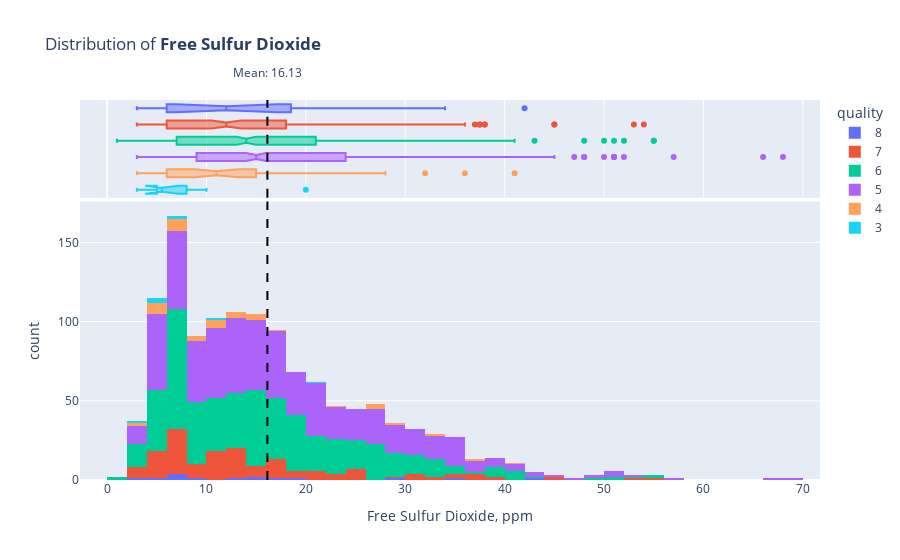

Notebook code cell kept with this figure:
### Markdown cell above
#### 2.3.6. Free Sulfur Dioxide

### Code cell
overview_plot(df_train, "free sulfur dioxide", "ppm")

### Figure 1 — Plotly figure (JSON) as saved in the notebook; plotly's stock layout.template omitted (floating-point values rounded to 4 significant figures; data arrays with more than 128 entries replaced by an {"elided": "..."} marker saying what was removed)
{"data": [{"alignmentgroup": "True", "bingroup": "x", "histfunc": "count", "hovertemplate": "quality=8<br>Free Sulfur Dioxide, ppm=%{x}<br>count=%{y}<extra></extra>", "legendgroup": "8", "marker": {"color": "#636efa", "pattern": {"shape": ""}}, "name": "8", "offsetgroup": "8", "orientation": "v", "showlegend": true, "type": "histogram", "x": [12, 15, 34, 3, 7, 19, 8, 6, 42, 28, 17, 5, 15, 6, 6], "xaxis": "x", "y": [8, 8, 8, 8, 8, 8, 8, 8, 8, 8, 8, 8, 8, 8, 8], "yaxis": "y"}, {"alignmentgroup": "True", "hovertemplate": "quality=8<br>Free Sulfur Dioxide, ppm=%{x}<extra></extra>", "legendgroup": "8", "marker": {"color": "#636efa"}, "name": "8", "notched": true, "offsetgroup": "8", "showlegend": false, "type": "box", "x": [12, 15, 34, 3, 7, 19, 8, 6, 42, 28, 17, 5, 15, 6, 6], "xaxis": "x2", "yaxis": "y2"}, {"alignmentgroup": "True", "bingroup": "x", "histfunc": "count", "hovertemplate": "quality=7<br>Free Sulfur Dioxide, ppm=%{x}<br>count=%{y}<extra></extra>", "legendgroup": "7", "marker": {"color": "#EF553B", "pattern": {"shape": ""}}, "name": "7", "offsetgroup": "7", "orientation": "v", "showlegend": true, "type": "histogram", "x": {"elided": "159 float values"}, "xaxis": "x", "y": {"elided": "159 int values"}, "yaxis": "y"}, {"alignmentgroup": "True", "hovertemplate": "quality=7<br>Free Sulfur Dioxide, ppm=%{x}<extra></extra>", "legendgroup": "7", "marker": {"color": "#EF553B"}, "name": "7", "notched": true, "offsetgroup": "7", "showlegend": false, "type": "box", "x": {"elided": "159 float values"}, "xaxis": "x2", "yaxis": "y2"}, {"alignmentgroup": "True", "bingroup": "x", "histfunc": "count", "hovertemplate": "quality=6<br>Free Sulfur Dioxide, ppm=%{x}<br>count=%{y}<extra></extra>", "legendgroup": "6", "marker": {"color": "#00cc96", "pattern": {"shape": ""}}, "name": "6", "offsetgroup": "6", "orientation": "v", "showlegend": true, "type": "histogram", "x": {"elided": "510 float values"}, "xaxis": "x", "y": {"elided": "510 int values"}, "yaxis": "y"}, {"alignmentgroup": "True", "hovertemplate": "quality=6<br>Free Sulfur Dioxide, ppm=%{x}<extra></extra>", "legendgroup": "6", "marker": {"color": "#00cc96"}, "name": "6", "notched": true, "offsetgroup": "6", "showlegend": false, "type": "box", "x": {"elided": "510 float values"}, "xaxis": "x2", "yaxis": "y2"}, {"alignmentgroup": "True", "bingroup": "x", "histfunc": "count", "hovertemplate": "quality=5<br>Free Sulfur Dioxide, ppm=%{x}<br>count=%{y}<extra></extra>", "legendgroup": "5", "marker": {"color": "#ab63fa", "pattern": {"shape": ""}}, "name": "5", "offsetgroup": "5", "orientation": "v", "showlegend": true, "type": "histogram", "x": {"elided": "545 int values"}, "xaxis": "x", "y": {"elided": "545 int values"}, "yaxis": "y"}, {"alignmentgroup": "True", "hovertemplate": "quality=5<br>Free Sulfur Dioxide, ppm=%{x}<extra></extra>", "legendgroup": "5", "marker": {"color": "#ab63fa"}, "name": "5", "notched": true, "offsetgroup": "5", "showlegend": false, "type": "box", "x": {"elided": "545 int values"}, "xaxis": "x2", "yaxis": "y2"}, {"alignmentgroup": "True", "bingroup": "x", "histfunc": "count", "hovertemplate": "quality=4<br>Free Sulfur Dioxide, ppm=%{x}<br>count=%{y}<extra></extra>", "legendgroup": "4", "marker": {"color": "#FFA15A", "pattern": {"shape": ""}}, "name": "4", "offsetgroup": "4", "orientation": "v", "showlegend": true, "type": "histogram", "x": [3, 6, 6, 5, 4, 6, 5, 5, 3, 6, 11, 11, 12, 13, 9, 17, 12, 15, 26, 12, 9, 5, 4, 7, 27, 41, 28, 15, 23, 6, 4, 11, 6, 26, 32, 6, 14, 14, 11, 11, 8, 36], "xaxis": "x", "y": [4, 4, 4, 4, 4, 4, 4, 4, 4, 4, 4, 4, 4, 4, 4, 4, 4, 4, 4, 4, 4, 4, 4, 4, 4, 4, 4, 4, 4, 4, 4, 4, 4, 4, 4, 4, 4, 4, 4, 4, 4, 4], "yaxis": "y"}, {"alignmentgroup": "True", "hovertemplate": "quality=4<br>Free Sulfur Dioxide, ppm=%{x}<extra></extra>", "legendgroup": "4", "marker": {"color": "#FFA15A"}, "name": "4", "notched": true, "offsetgroup": "4", "showlegend": false, "type": "box", "x": [3, 6, 6, 5, 4, 6, 5, 5, 3, 6, 11, 11, 12, 13, 9, 17, 12, 15, 26, 12, 9, 5, 4, 7, 27, 41, 28, 15, 23, 6, 4, 11, 6, 26, 32, 6, 14, 14, 11, 11, 8, 36], "xaxis": "x2", "yaxis": "y2"}, {"alignmentgroup": "True", "bingroup": "x", "histfunc": "count", "hovertemplate": "quality=3<br>Free Sulfur Dioxide, ppm=%{x}<br>count=%{y}<extra></extra>", "legendgroup": "3", "marker": {"color": "#19d3f3", "pattern": {"shape": ""}}, "name": "3", "offsetgroup": "3", "orientation": "v", "showlegend": true, "type": "histogram", "x": [5, 20, 10, 5, 6, 3, 6, 5], "xaxis": "x", "y": [3, 3, 3, 3, 3, 3, 3, 3], "yaxis": "y"}, {"alignmentgroup": "True", "hovertemplate": "quality=3<br>Free Sulfur Dioxide, ppm=%{x}<extra></extra>", "legendgroup": "3", "marker": {"color": "#19d3f3"}, "name": "3", "notched": true, "offsetgroup": "3", "showlegend": false, "type": "box", "x": [5, 20, 10, 5, 6, 3, 6, 5], "xaxis": "x2", "yaxis": "y2"}], "layout": {"annotations": [{"showarrow": false, "text": "Mean: 16.13", "x": 16.13, "y": 1.1, "yref": "paper"}], "barmode": "relative", "legend": {"title": {"text": "quality"}, "tracegroupgap": 0}, "shapes": [{"line": {"color": "black", "dash": "dash"}, "type": "line", "x0": 16.13, "x1": 16.13, "xref": "x", "y0": 0, "y1": 1, "yref": "y domain"}, {"line": {"color": "black", "dash": "dash"}, "type": "line", "x0": 16.13, "x1": 16.13, "xref": "x2", "y0": 0, "y1": 1, "yref": "y2 domain"}], "title": {"text": "Distribution of <b>Free Sulfur Dioxide</b>"}, "xaxis": {"anchor": "y", "domain": [0, 1], "title": {"text": "Free Sulfur Dioxide, ppm"}}, "xaxis2": {"anchor": "y2", "domain": [0, 1], "matches": "x", "showgrid": true, "showticklabels": false}, "yaxis": {"anchor": "x", "categoryarray": [3, 4, 5, 6, 7, 8], "categoryorder": "array", "domain": [0, 0.7326], "title": {"text": "count"}}, "yaxis2": {"anchor": "x2", "categoryarray": [3, 4, 5, 6, 7, 8], "categoryorder": "array", "domain": [0.7426, 1], "matches": "y2", "showgrid": false, "showline": false, "showticklabels": false, "ticks": ""}}}
